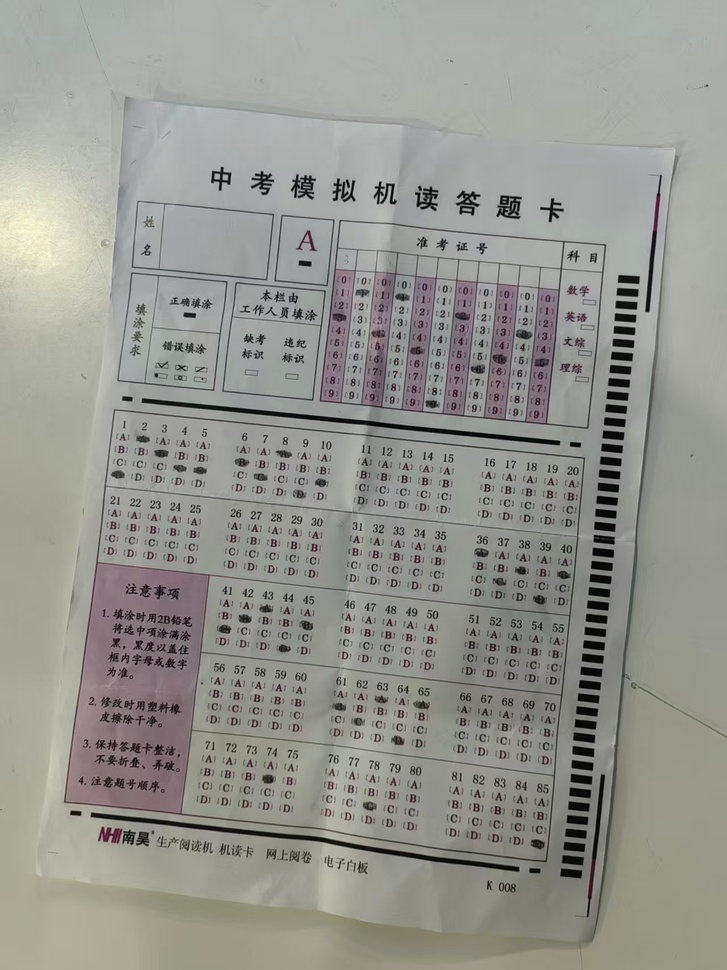
#> input picture images/test3.jpg, 727 x 970 px, shrunk from 1279 x 1706 before the run
$ python deskew_sheet.py
#> lines starting #> are read from the running program, lines starting #| are printed output that depends on the picture; after the words box and inside, x2 and y2 are one past the last pixel; in counts of white or black regions, pixels touching at a corner belong together
#> in deskew_sheet, img is the input picture: shape (970, 727, 3); mean B, G, R 143.4, 149.3, 149.2
'''
Funtion: 检测答题卡水平黑线指示倾斜角度, 旋转校正倾斜页面, 便于后续处理
Note: 输入答题卡倾斜角不超过45°
Author: 蔡奕辉
Time: 2025-12-18
'''
import cv2
import numpy as np
import matplotlib.pyplot as plt


def detect_angle_of_black_line(img):
    '检测答题卡中间和底部两条黑线的倾斜角'
    gray = cv2.cvtColor(img, cv2.COLOR_BGR2GRAY)
    blur = cv2.GaussianBlur(gray, (3, 3), 0)
    #二值化（检测黑线）, 手定阈值:30
    _, binary= cv2.threshold(blur, 30, 255, cv2.THRESH_BINARY_INV)
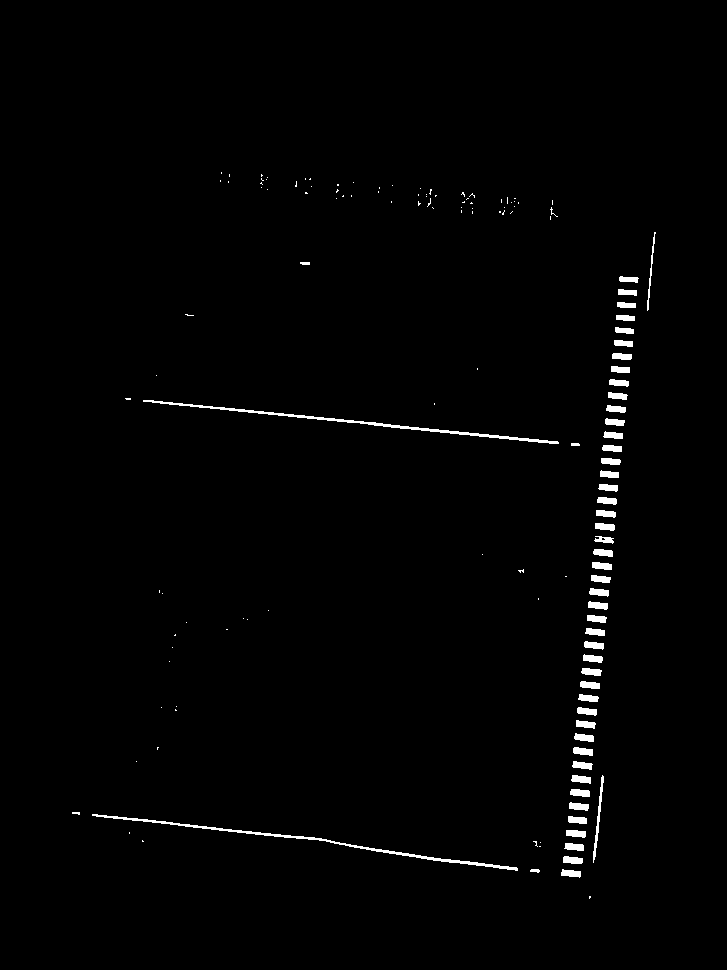
#> binary: shape (970, 727); 1.2% white; 142 white regions (89 under 20 px), largest, box (x1, y1, x2, y2) and area: (92, 814, 518, 871) 1146, (143, 400, 559, 444) 1135, (593, 775, 604, 863) 225
    kernel = np.ones((5, 5), np.uint8)
    binary = cv2.morphologyEx(binary, cv2.MORPH_CLOSE, kernel)
    edges = cv2.Canny(binary, 50, 150, apertureSize=3)
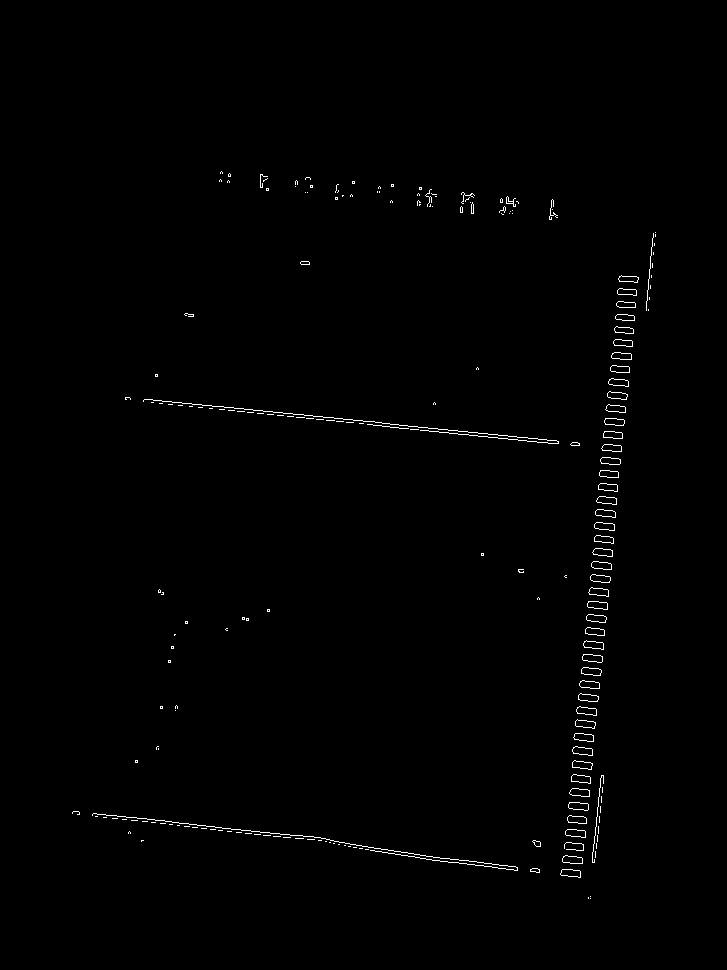
#> edges: shape (970, 727); 0.66% white in thin lines or dots, all inside (x1, y1, x2, y2) = (72, 171, 656, 899)
    #霍夫变换直线检测，检测到多条水平线（分布于两条黑线的上下边缘）
    lines = cv2.HoughLinesP(edges,
                        rho=1,
                        theta=np.pi/180,
                        threshold=150,         # 投票阈值 -> 控制检测灵敏度（值小检测更多直线）
                        minLineLength=200,     # 最小线段长度
                        maxLineGap=100)        # 最大线段间隙
#> lines = [[125, 398, 621, 451], [150, 399, 621, 448], [79, 812, 580, 874]]
    angle_list = []
    if lines is not None:
        print(f"检测到 {len(lines)} 条直线")
#| 检测到 3 条直线
        for i, line in enumerate(lines):
            x1, y1, x2, y2 = line[0]
            angle = np.degrees(np.arctan2(y2 - y1, x2 - x1))
            if abs(angle)<45:  #  检测基本要求:图像倾斜角<45°
                angle_list.append(angle)
            length = np.sqrt((x2 - x1)**2 + (y2 - y1)**2)
            print(f"线段 {i}: ({x1},{y1})-({x2},{y2}), "
                f"长度={length:.1f}px, 角度={angle:.1f}°")
#> this loop made 3 passes
#> (x1, y1, x2, y2, angle, length) on passes 1 to 3: (125, 398, 621, 451, 6.1, 498.8), (150, 399, 621, 448, 5.94, 473.5), (79, 812, 580, 874, 7.05, 504.8)
#| 线段 0: (125,398)-(621,451), 长度=498.8px, 角度=6.1°
#| 线段 1: (150,399)-(621,448), 长度=473.5px, 角度=5.9°
#| 线段 2: (79,812)-(580,874), 长度=504.8px, 角度=7.1°
#> after the loop, angle_list = [6.1, 5.94, 7.05]
    else:
        print("未检测到直线")

    sorted_angle_list = sorted(angle_list)
#> sorted_angle_list = [5.94, 6.1, 7.05]
    rotation_angle = sorted_angle_list[len(sorted_angle_list)//2]
#> rotation_angle = 6.1
    print(f"建议答题卡逆时针旋转校正角度:{rotation_angle:.1f}°")
#| 建议答题卡逆时针旋转校正角度:6.1°

    return rotation_angle

def deskew_sheet(img_path, debug = True):
    img = cv2.imread(img_path)

    deskew_angle = detect_angle_of_black_line(img)
#> deskew_angle = 6.1

    angle_threshold =  1
    if abs(deskew_angle) > angle_threshold: #倾斜角小于1°不校正
        #旋转变换
        (h, w) = img.shape[:2]
#> h = 970; w = 727
        center = (w // 2, h // 2)
#> center = (363, 485)
        M = cv2.getRotationMatrix2D(center, deskew_angle, 1.0)
#> M = [[0.994, 0.106, -49.48], [-0.106, 0.994, 41.31]]
        deskewed = cv2.warpAffine(img, M, (w, h),
                                    flags=cv2.INTER_CUBIC,
                                    borderMode=cv2.BORDER_CONSTANT,
                                    borderValue=(255, 255, 255))
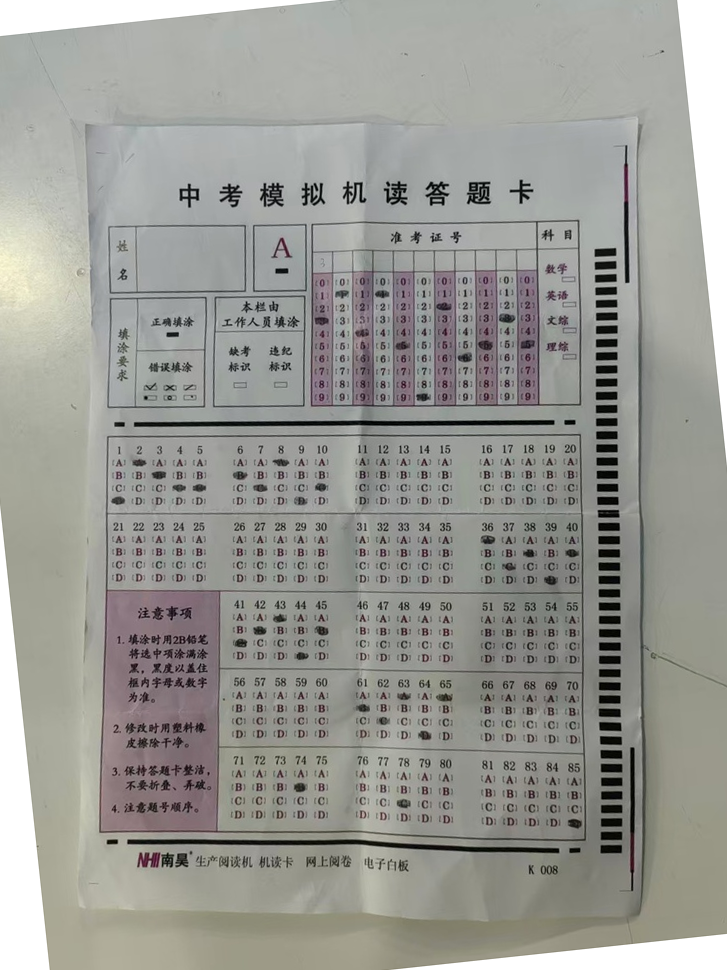
#> deskewed: shape (970, 727, 3); mean B, G, R 148.3, 153.5, 153.5
    else:
        print(f"原图形倾斜角小于{angle_threshold}°, 无需旋转校正")

    if debug:
        plt.figure(figsize=(10, 8))
        plt.imshow(cv2.cvtColor(img, cv2.COLOR_BGR2RGB))
        plt.title('Original')
        plt.axis('off')
        plt.show()

        plt.figure(figsize=(10, 8))
        plt.imshow(cv2.cvtColor(deskewed, cv2.COLOR_BGR2RGB))
        plt.title('Deskewed')
        plt.axis('off')
        plt.show()

    return deskewed

if __name__ == "__main__":
    deskew_sheet('images/test3.jpg', debug = True)

$ run again, with images/test11.jpg copied over images/test3.jpg
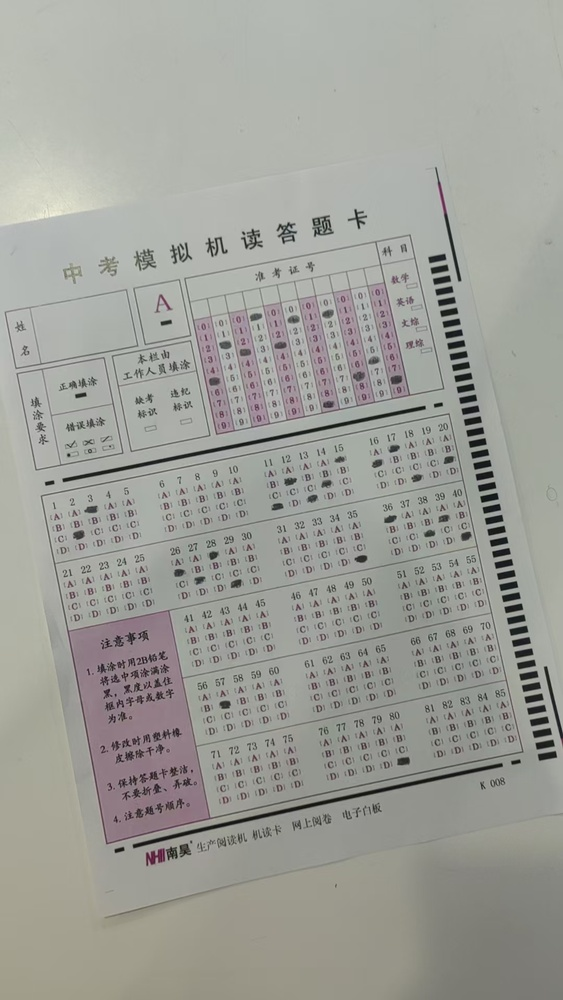
#> input picture images/test11.jpg, 563 x 1000 px, shrunk from 1080 x 1919 before the run
#> in deskew_sheet, img is the input picture: shape (1000, 563, 3); mean B, G, R 152.7, 158.9, 158.2
#> in detect_angle_of_black_line, `_, binary= cv2.threshold(blur, 30, 255, cv2.THRESH_BINARY_INV)`:
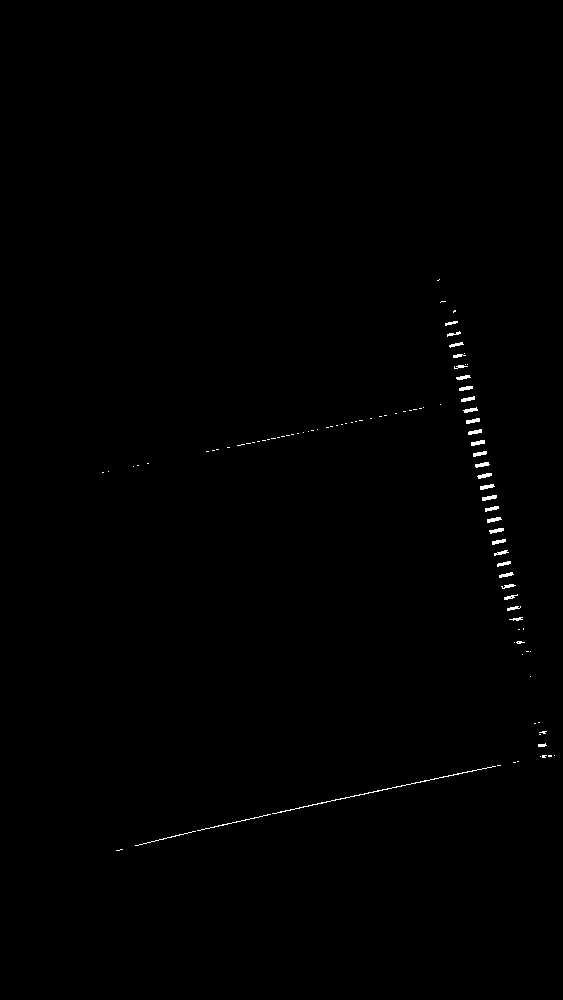
#> binary: shape (1000, 563); 0.35% white; 101 white regions (69 under 20 px), largest, box (x1, y1, x2, y2) and area: (272, 766, 496, 814) 263, (197, 814, 271, 831) 83, (135, 831, 196, 846) 65
#> edges: shape (1000, 563); 0.36% white in thin lines or dots, all inside (x1, y1, x2, y2) = (101, 278, 555, 852)
#> lines = [[147, 841, 554, 754], [227, 822, 547, 754]]
#| 检测到 2 条直线
#> the loop in detect_angle_of_black_line, `for i, line in enumerate(lines):` made 2 passes
#> (x1, y1, x2, y2, angle, length) on passes 1 to 2: (147, 841, 554, 754, -12.07, 416.2), (227, 822, 547, 754, -12, 327.1)
#> (printed output is left out)
#> after the loop in detect_angle_of_black_line, `for i, line in enumerate(lines):`: angle_list = [-12.07, -12]
#> rotation_angle = -12
#| 建议答题卡逆时针旋转校正角度:-12.0°
#> M = [[0.978, -0.208, 110.1], [0.208, 0.978, -47.49]]
#> in deskew_sheet, `deskewed = cv2.warpAffine(img, M, (w, h), flags=cv2.INTER_CUBIC, borde..`:
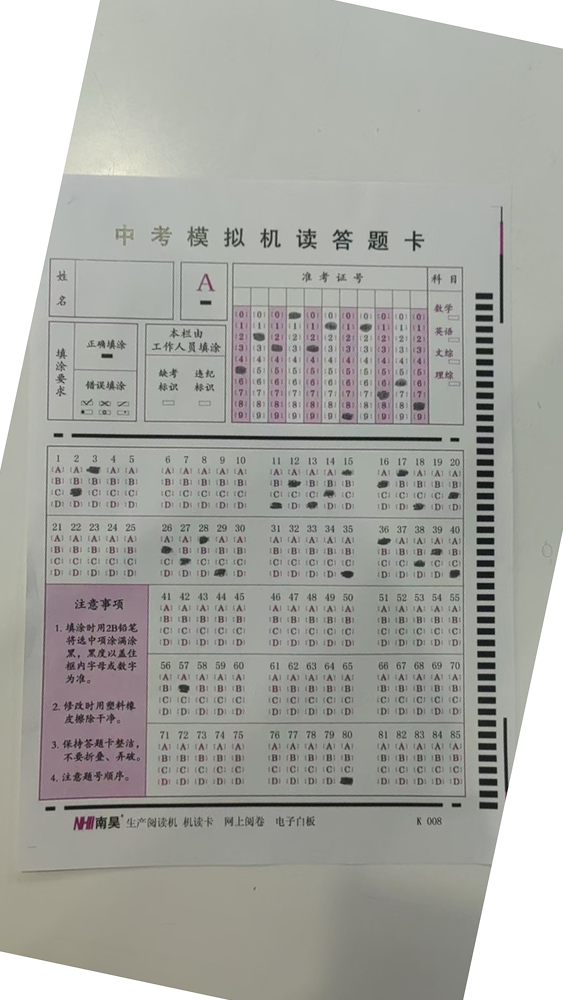
#> deskewed: shape (1000, 563, 3); mean B, G, R 162.8, 167.8, 167.3

$ run again, with images/test12.jpg copied over images/test3.jpg
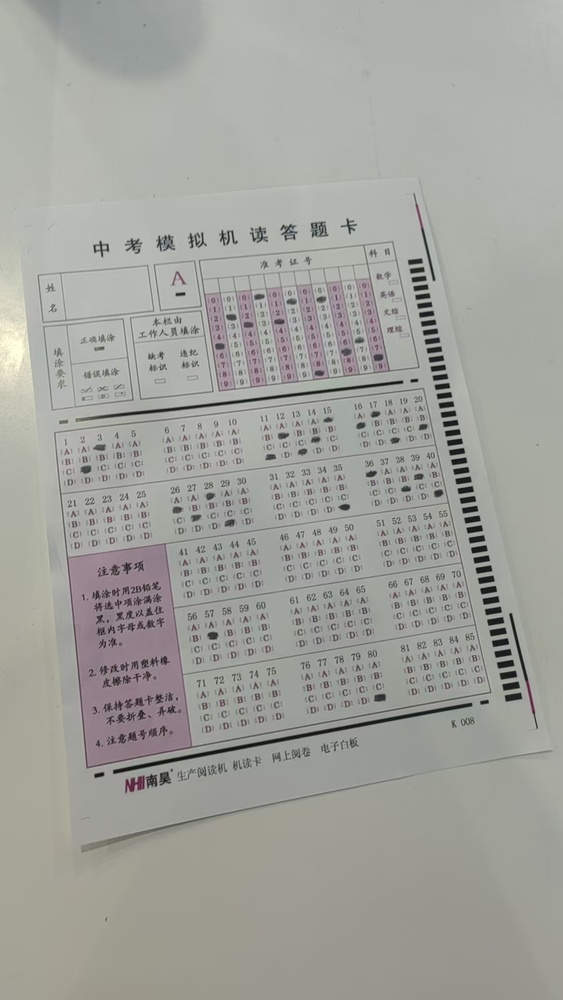
#> input picture images/test12.jpg, 563 x 1000 px, shrunk from 1080 x 1919 before the run
#> in deskew_sheet, img is the input picture: shape (1000, 563, 3); mean B, G, R 155.9, 161.7, 161.1
#> in detect_angle_of_black_line, `_, binary= cv2.threshold(blur, 30, 255, cv2.THRESH_BINARY_INV)`:
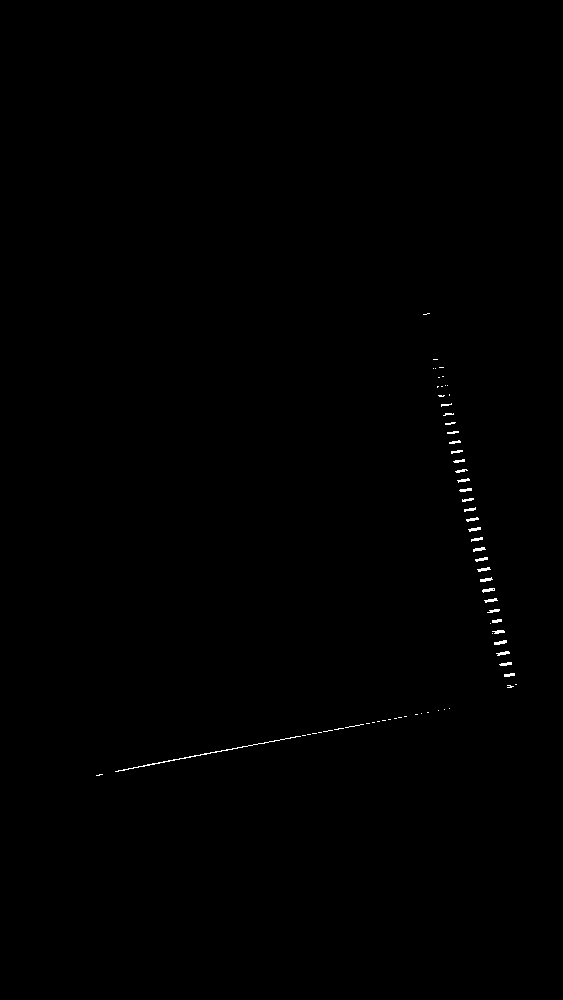
#> binary: shape (1000, 563); 0.23% white in thin lines or dots, all inside (x1, y1, x2, y2) = (96, 313, 517, 776)
#> edges: shape (1000, 563); 0.24% white in thin lines or dots, all inside (x1, y1, x2, y2) = (95, 312, 517, 777)
#> lines = [[96, 776, 450, 707], [96, 774, 398, 716]]
#| 检测到 2 条直线
#> the loop in detect_angle_of_black_line, `for i, line in enumerate(lines):` made 2 passes
#> (x1, y1, x2, y2, angle, length) on passes 1 to 2: (96, 776, 450, 707, -11.03, 360.7), (96, 774, 398, 716, -10.87, 307.5)
#> (printed output is left out)
#> after the loop in detect_angle_of_black_line, `for i, line in enumerate(lines):`: angle_list = [-11.03, -10.87]
#> rotation_angle = -10.87
#| 建议答题卡逆时针旋转校正角度:-10.9°
#> M = [[0.982, -0.189, 99.35], [0.189, 0.982, -44.02]]
#> in deskew_sheet, `deskewed = cv2.warpAffine(img, M, (w, h), flags=cv2.INTER_CUBIC, borde..`:
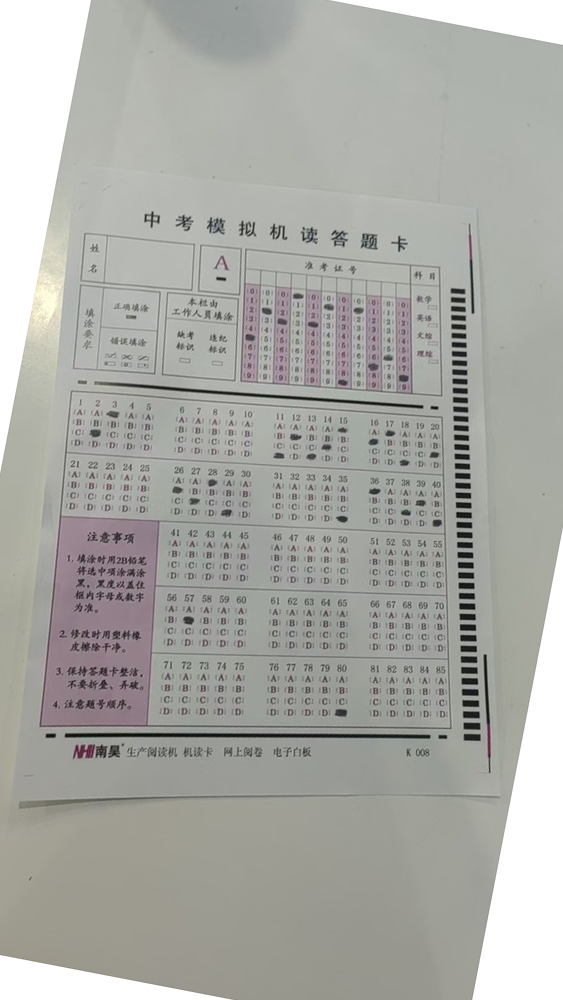
#> deskewed: shape (1000, 563, 3); mean B, G, R 164.9, 169.9, 169.4
